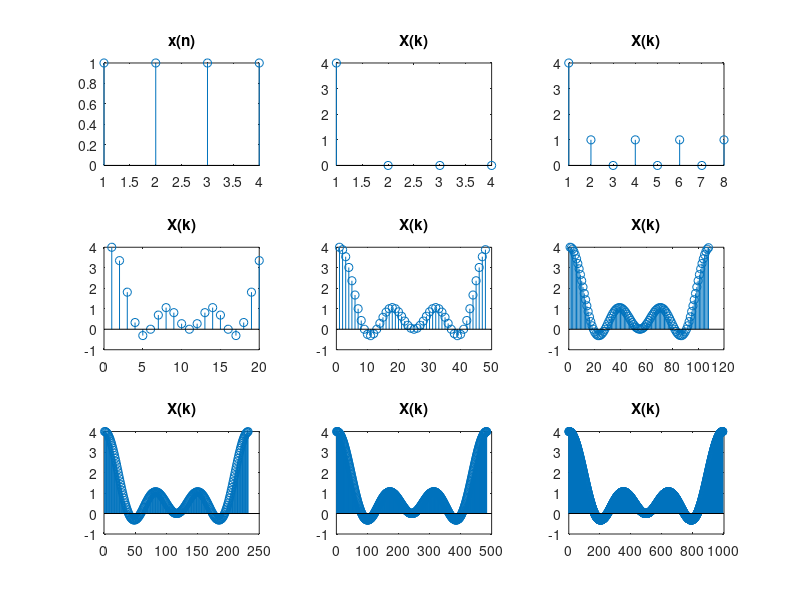

MATLAB code to generate this figure:
% Pankaj Chaudhari
% 107
clc
close all
clear all
x = [1 1 1 1]
L = length(x);
subplot(3,3,1)
stem(x);
title("x(n)")
for i = 2:1:9
    N = 2^i
%     if N > L
         x = [x zeros(1,N-L)];
%     elseif N < L
%        x = x(1:N);
%     end
%     w = exp(-j*2*pi/N);
%     n = [0:1:(N-1)];
%     k = [0:1:(N-1)];
%     nk = n'*k;
%     w = w.^nk;
%     %disp("N point DFT")
%     X = w.*x;
    X = fft(x);
    a = abs(X);
    subplot(3,3,i)
    stem(X)
    title("X(k)")    
end
